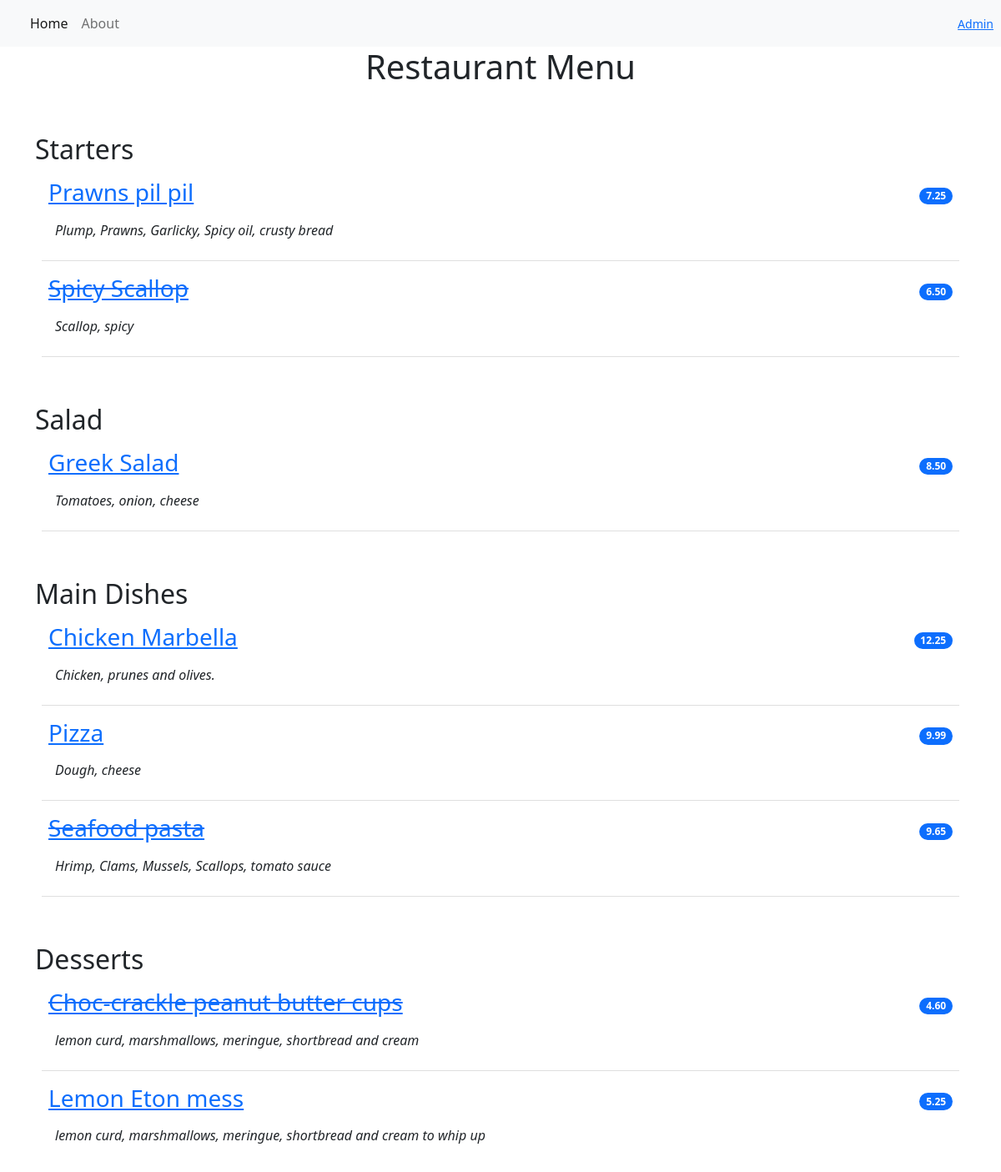
The app's page /, older data.
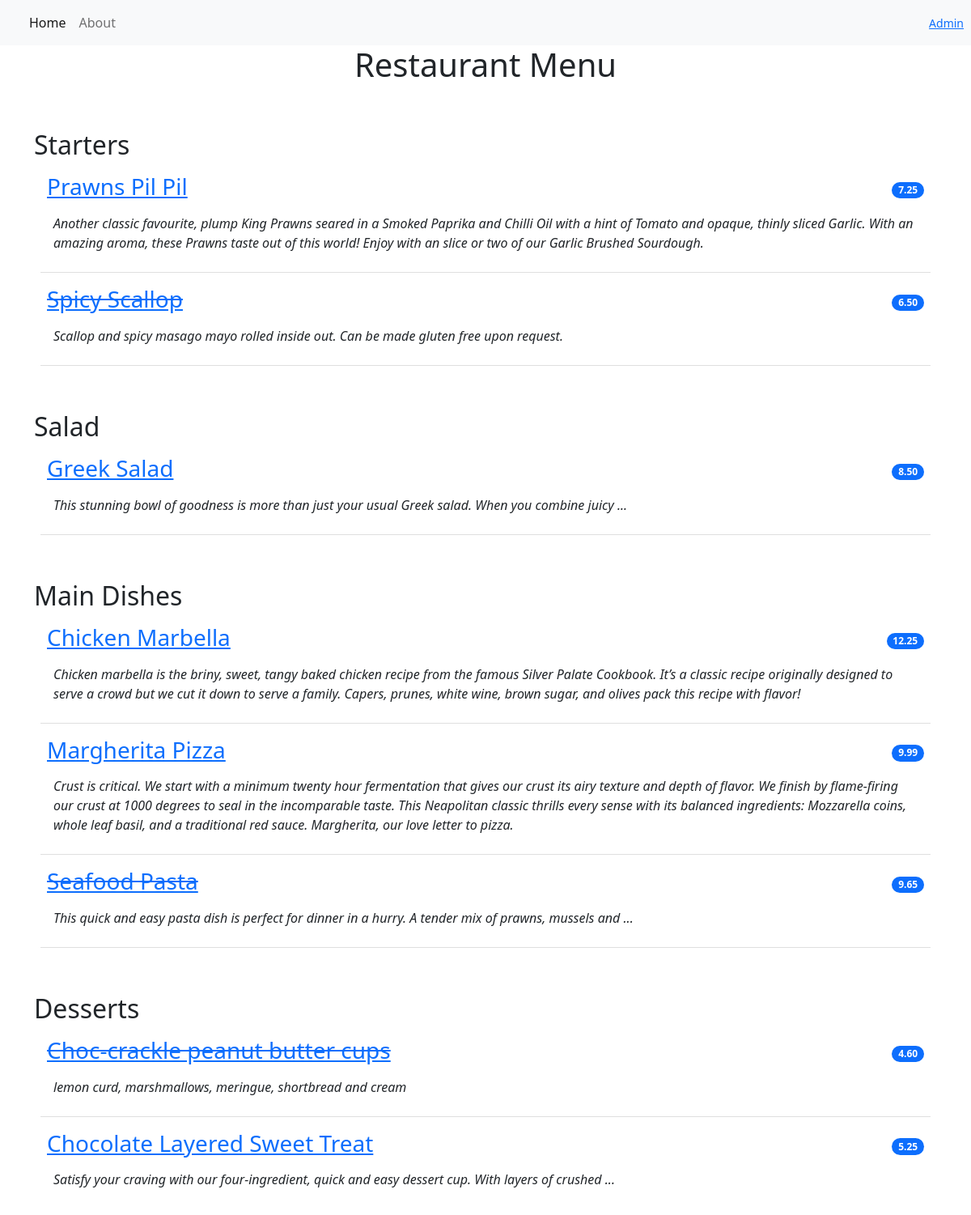
The same page, newer data.
### restaurant_menu/models.py (models this page shows, shortened)
class ItemModel(models.Model):
    meal = models.CharField(max_length=1000, unique=True)
    description = models.CharField(max_length=2000)
    ingredients = models.CharField(max_length=1000, default="")
    price = models.DecimalField(max_digits=10, decimal_places=2)
    image = models.CharField(max_length=1000, default="")
    meal_type = models.CharField(max_length=20, choices=MEAL_TYPE)
    author = models.ForeignKey(User, on_delete=models.PROTECT)
    status = models.IntegerField(choices=STATUS, default=0)
    date_created = models.DateField(auto_now_add=True)
    date_updated = models.DateField(auto_now=True)

### restaurant_menu/views.py (the view)
# urls.py: path('', views.MenuListView.as_view(), name='home'),
class MenuListView(generic.ListView):
    queryset = ItemModel.objects.order_by("meal")
    template_name = "index.html"
    def get_context_data(self, **kwargs):
        context = super().get_context_data(**kwargs)
        context['meals'] = MEAL_TYPE
        return context

### restaurant_menu/templates/index.html
{% extends 'base.html' %}
{% block content %}
<div class="container">
    <h1 class="text-center">Restaurant Menu </h1>
        <ul class="list-group list-group-flush">
            {% for meal in meals %}
                <h2 class="pt-5">{{ meal.1 }}</h2>
                {% for object in object_list %}
                    {% if object.meal_type == meal.0 %}
                        {% if object.status == 0 %}
                            <li class="list-group-item d-flex justify-content-between align-items-center border-0 pb-0">
                                <a href=" {% url 'menu_item' object.pk %} "><h3><del>{{ object.meal }}</del></h3></a>
                                <span class="badge bg-primary rounded-pill">{{ object.price }}</span>
                            </li>
                        {% else %}
                            <li  class="list-group-item d-flex justify-content-between align-items-center border-0 pb-0">
                                <a href=" {% url 'menu_item' object.pk %} "><h3>{{ object.meal }}</h3></a>
                                <span class="badge bg-primary rounded-pill">{{ object.price }}</span>
                            </li>
                        {% endif %}
                        <li class="list-group-item pt-0 m-2">
                            <p><em>{{ object.description }}</em></p>
                        </li>
                    {% endif %}
                {% endfor %}
            {% endfor %}
        </ul>
</div>
{% endblock content %}

### restaurant_menu/templates/base.html (shortened to what this page needs)
<!DOCTYPE html>
<html lang="en">
    <head>
        <link href="https://cdn.jsdelivr.net/npm/bootstrap@5.2.0-beta1/dist/css/bootstrap.min.css" rel="stylesheet">
    </head>
    <body>
        <nav class="navbar navbar-expand-lg bg-light">
            <div class="container-fluid">
                <div class="collapse navbar-collapse" id="navbarNav">
                    <ul class="navbar-nav">
                         <li class="nav-item">
                            <a class="nav-link active" aria-current="page" href="{% url 'home' %}">Home</a>
                        </li>
                        <li class="nav-item">
                            <a class="nav-link" aria-current="page" href="{% url 'home' %}">About</a>
                        </li>
                    </ul>
                </div>
            </div>
            <a class="btn btn-link btn-sm align-right" href="{% url 'admin' %}" role="button">Admin</a>
        </nav>
        {% block content %}
        {% endblock content %}
    </body>
</html>

Row changes from the older to the newer data that the page shows:
changed ItemModel: meal "Prawns pil pil" → "Prawns Pil Pil"; description "Plump, Prawns, Garlicky, Spicy oil, crusty bread" → "Another classic favourite, plump King Prawns seared in a Smoked Paprika and Chilli Oil with a hint of Tomato and opaque, thinly sliced Garlic. With an amazing aroma, these Prawns taste out of this world! Enjoy with an slice or two of our Garlic Brushed Sourdough."
changed ItemModel "Spicy Scallop": description "Scallop, spicy" → "Scallop and spicy masago mayo rolled inside out. Can be made gluten free upon request."
changed ItemModel "Greek Salad": description "Tomatoes, onion, cheese" → "This stunning bowl of goodness is more than just your usual Greek salad. When you combine juicy ..."
changed ItemModel "Chicken Marbella": description "Chicken, prunes and olives." → "Chicken marbella is the briny, sweet, tangy baked chicken recipe from the famous Silver Palate Cookbook. It’s a classic recipe originally designed to serve a crowd but we cut it down to serve a family. Capers, prunes, white wine, brown sugar, and olives pack this recipe with flavor!"
changed ItemModel: meal "Pizza" → "Margherita Pizza"; description "Dough, cheese" → "Crust is critical. We start with a minimum twenty hour fermentation that gives our crust its airy texture and depth of flavor. We finish by flame-firing our crust at 1000 degrees to seal in the incomparable taste. This Neapolitan classic thrills every sense with its balanced ingredients: Mozzarella coins, whole leaf basil, and a traditional red sauce. Margherita, our love letter to pizza."
changed ItemModel: meal "Seafood pasta" → "Seafood Pasta"; description "Hrimp, Clams, Mussels, Scallops, tomato sauce" → "This quick and easy pasta dish is perfect for dinner in a hurry. A tender mix of prawns, mussels and ..."
changed ItemModel: meal "Lemon Eton mess" → "Chocolate Layered Sweet Treat"; description "lemon curd, marshmallows, meringue, shortbread and cream to whip up" → "Satisfy your craving with our four-ingredient, quick and easy dessert cup. With layers of crushed ..."
